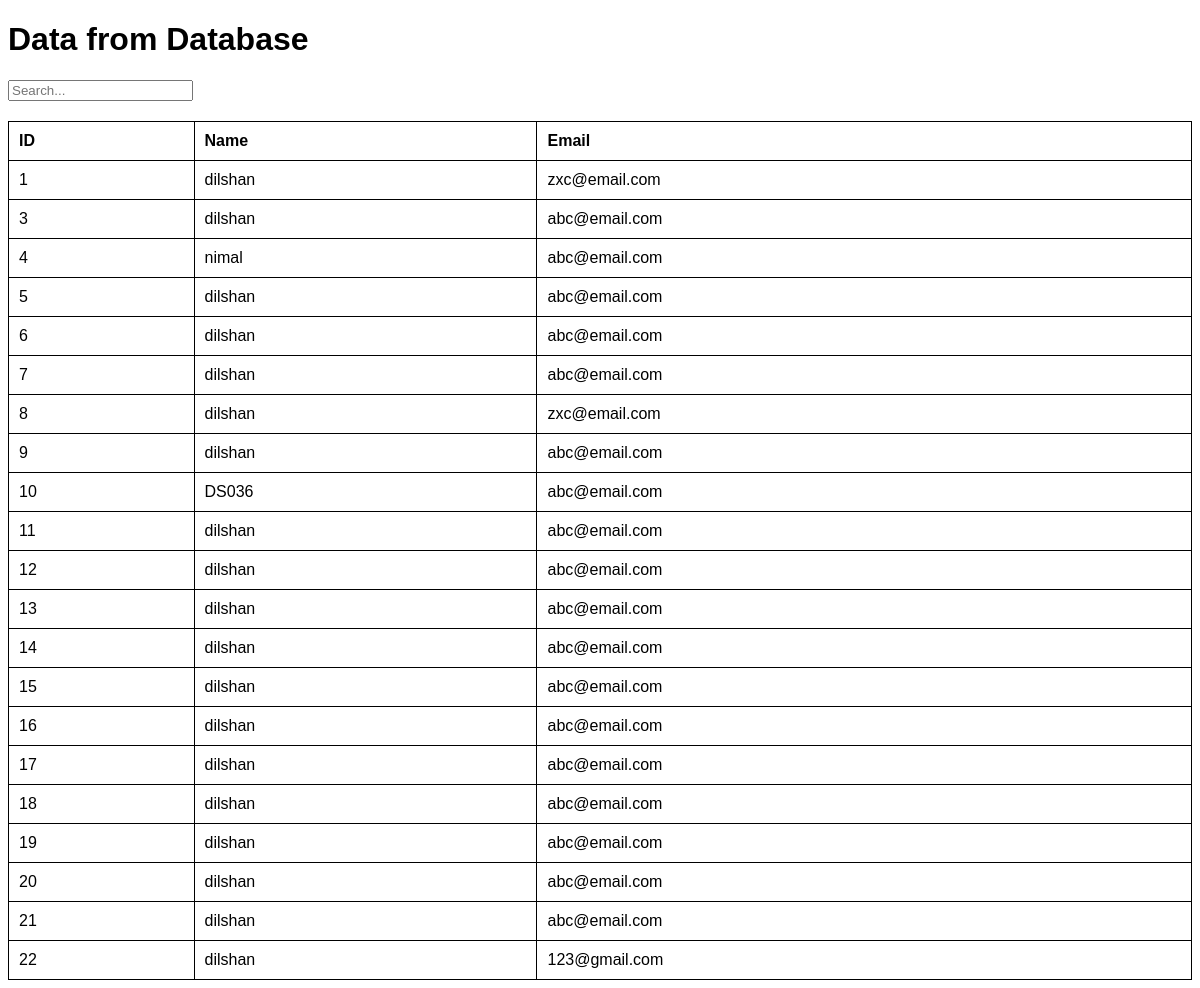
Screenshot of /test2.php with the database file from the repository.
### tables this page shows
CREATE TABLE `userreg` (
  `uid` int(10) NOT NULL,
  `name` varchar(50) NOT NULL,
  `email` varchar(50) NOT NULL,
  `address` varchar(50) NOT NULL,
  `phoneNo` varchar(10) NOT NULL,
  `pass` varchar(200) NOT NULL,
  `isdeleted` int(1) NOT NULL DEFAULT 0
);

### test2.php (the view, shortened to what this page needs)
<?php
$servername = "localhost";
$username = "root";
$password = "";
$dbname = "possystem";
$conn = new mysqli($servername, $username, $password, $dbname);
$sql = "SELECT * FROM userreg";
$result = $conn->query($sql);
?>
<!DOCTYPE html>
<html lang="en">
<head>
</head>
<body>
    <h1>Data from Database</h1>
    <input type="text" id="searchBar" placeholder="Search...">
    <table id="defaultTable">
        <thead>
            <tr>
                <th>ID</th>
                <th>Name</th>
                <th>Email</th>
            </tr>
        </thead>
        <tbody id="tableBody">
            <?php
            if ($result->num_rows > 0) {
                $tableBody = "";
                while ($row = $result->fetch_assoc()) {
                    $tableBody .= '<tr>';
                    $tableBody .= '<td>' . $row['uid'] . '</td>';
                    $tableBody .= '<td>' . $row['name'] . '</td>';
                    $tableBody .= '<td>' . $row['email'] . '</td>';
                    $tableBody .= '</tr>';
                }
                echo $tableBody;
            }
            ?>
        </tbody>
    </table>
</body>
</html>

### test2.php (style rules this page uses)
body { font-family: Arial, sans-serif; }
#searchBar { margin-bottom: 20px; }
table { width: 100%; border-collapse: collapse; }
table, th, td { border: 1px solid black; }
th, td { padding: 10px; text-align: left; }

### rows the page displays
userreg: uid "1", name "dilshan", email "zxc@email.com"
userreg: uid "3", name "dilshan", email "abc@email.com"
userreg: uid "4", name "nimal", email "abc@email.com"
userreg: uid "5", name "dilshan", email "abc@email.com"
userreg: uid "6", name "dilshan", email "abc@email.com"
userreg: uid "7", name "dilshan", email "abc@email.com"
userreg: uid "8", name "dilshan", email "zxc@email.com"
userreg: uid "9", name "dilshan", email "abc@email.com"
userreg: uid "10", name "DS036", email "abc@email.com"
userreg: uid "11", name "dilshan", email "abc@email.com"
userreg: uid "12", name "dilshan", email "abc@email.com"
userreg: uid "13", name "dilshan", email "abc@email.com"
userreg: uid "14", name "dilshan", email "abc@email.com"
userreg: uid "15", name "dilshan", email "abc@email.com"
userreg: uid "16", name "dilshan", email "abc@email.com"
userreg: uid "17", name "dilshan", email "abc@email.com"
userreg: uid "18", name "dilshan", email "abc@email.com"
userreg: uid "19", name "dilshan", email "abc@email.com"
userreg: uid "20", name "dilshan", email "abc@email.com"
userreg: uid "21", name "dilshan", email "abc@email.com"
userreg: uid "22", name "dilshan", email "123@gmail.com"
